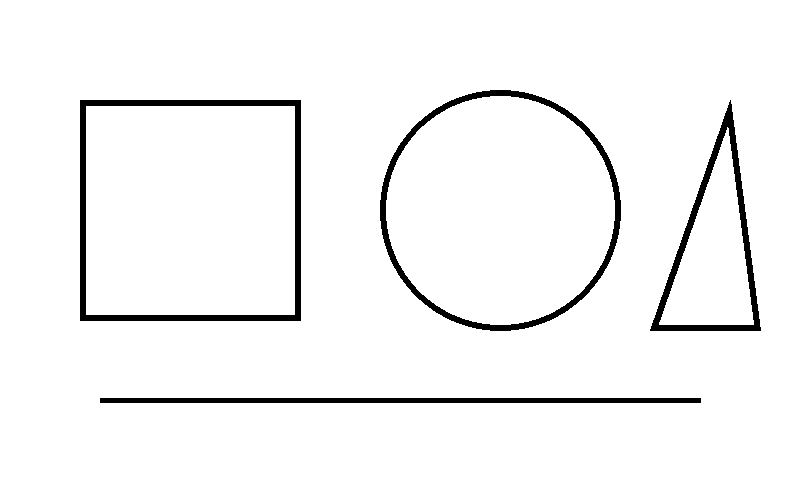
#> input picture content/06-feature-detection/assets/feature_points_shapes_1.png, 800 x 500 px
$ jupyter execute feature-detection.ipynb   (text cells are left out)
#> lines starting #> are read from the running program, lines starting #| are printed output that depends on the picture; after the words box and inside, x2 and y2 are one past the last pixel; in counts of white or black regions, pixels touching at a corner belong together; long printed decimals are rounded; pictures that were not available may be replaced by others from this repository, and a replacement may not be noted
[cell 1]
import cv2
import numpy as np
import matplotlib.pyplot as plt

[cell 2]
scene1 = np.zeros((500, 800, 3), dtype=np.uint8)

# Target object
cv2.rectangle(scene1, (100, 150), (250, 300), (255, 255, 255), -1)
#> scene1: shape (500, 800, 3); 5.7% white; 1 white region, box (x1, y1, x2, y2) and area: (100, 150, 251, 301) 22801

# Unique pattern inside target
cv2.circle(scene1, (175, 225), 35, (0, 0, 0), -1)
cv2.line(scene1, (125, 275), (225, 175), (0, 0, 0), 8)

# Other objects
cv2.circle(scene1, (450, 220), 70, (255, 255, 255), -1)

cv2.rectangle(
    scene1,
    (600, 100),
    (730, 250),
    (255, 255, 255),
    -1
)
#> scene1: shape (500, 800, 3); 13.3% white; 3 white regions, box (x1, y1, x2, y2) and area: (600, 100, 731, 251) 19781, (100, 150, 251, 301) 18240, (380, 150, 521, 291) 15373

plt.figure(figsize=(12, 6))
plt.imshow(cv2.cvtColor(scene1, cv2.COLOR_BGR2RGB))
plt.axis("off");

[cell 3]
template = scene1[150:300, 100:250] # image[y1:y2, x1:x2]
#> template: shape (150, 150, 3); 79.7% white; 1 black region, box (x1, y1, x2, y2) and area: (21, 21, 130, 130) 4561

[cell 4]
plt.imshow(cv2.cvtColor(template, cv2.COLOR_BGR2RGB))
plt.axis("off")
plt.show()

[cell 5]
scene2 = np.zeros((500, 800, 3), dtype=np.uint8)

# Same target object, moved to another location
cv2.rectangle(scene2, (350, 250), (500, 400), (255, 255, 255), -1)
#> scene2: shape (500, 800, 3); 5.7% white; 1 white region, box (x1, y1, x2, y2) and area: (350, 250, 501, 401) 22801

# Same internal pattern
cv2.circle(scene2, (425, 325), 35, (0, 0, 0), -1)
cv2.line(scene2, (375, 375), (475, 275), (0, 0, 0), 8)

# Distractor objects
cv2.circle(scene2, (150, 150), 60, (255, 255, 255), -1)

cv2.rectangle(
    scene2,
    (600, 100),
    (730, 220),
    (255, 255, 255),
    -1
)
#> scene2: shape (500, 800, 3); 11.3% white; 3 white regions, box (x1, y1, x2, y2) and area: (350, 250, 501, 401) 18240, (600, 100, 731, 221) 15851, (90, 90, 211, 211) 11289

plt.figure(figsize=(12, 6))
plt.imshow(cv2.cvtColor(scene2, cv2.COLOR_BGR2RGB))
plt.axis("off");

[cell 6]
result = cv2.matchTemplate(
    scene2,
    template,
    cv2.TM_CCOEFF_NORMED
)

[cell 7]
min_val, max_val, min_loc, max_loc = cv2.minMaxLoc(result)
#> min_val = -0.519; max_val = 1; min_loc = (307, 207); max_loc = (350, 250)

print("Minimum score:", min_val)
#| Minimum score: -0.5193
print("Maximum score:", max_val)
#| Maximum score: 1.0
print("Best location:", max_loc)
#| Best location: (350, 250)

[cell 8]
h, w = template.shape[:2]
#> h = 150; w = 150

print("Template width:", w)
#| Template width: 150
print("Template height:", h)
#| Template height: 150

[cell 9]
threshold = 0.8

if max_val >= threshold:
    print(f"Object found! Confidence: {max_val:.3f}")
#| Object found! Confidence: 1.000
else:
    print(f"Object not found. Confidence: {max_val:.3f}")

[cell 10]
output = scene2.copy()

if max_val >= threshold:

    top_left = max_loc
#> top_left = (350, 250)

    bottom_right = (
        top_left[0] + w,
        top_left[1] + h
    )
#> bottom_right = (500, 400)

    cv2.rectangle(
        output,
        top_left,
        bottom_right,
        (0, 255, 0),
        3
    )
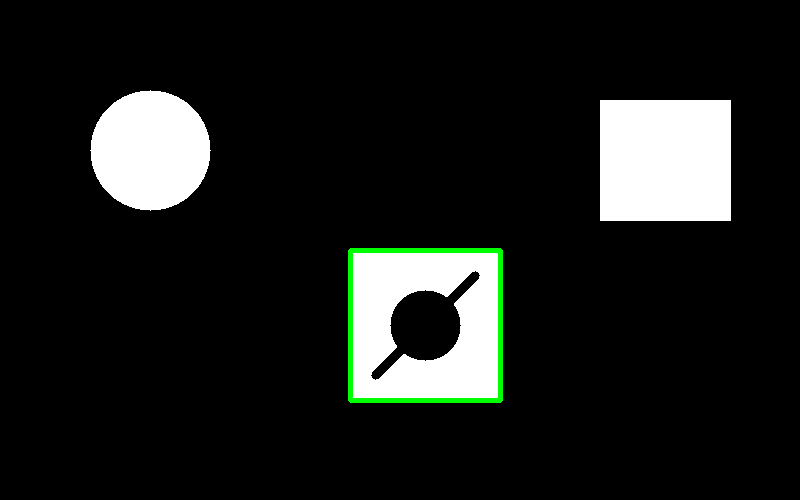
#> output: shape (500, 800, 3); mean of channels 0, 1, 2 27.8, 29.7, 27.8; drawn as B, G, R

[cell 11]
plt.figure(figsize=(12, 6))

plt.imshow(
    cv2.cvtColor(output, cv2.COLOR_BGR2RGB)
)

plt.title(f"Template Matching — Score: {max_val:.3f}")
plt.axis("off");

[cell 12]
import cv2
import matplotlib.pyplot as plt

img1 = cv2.imread("assets/feature_points_shapes_1.png")
#> img1 is the input picture: shape (500, 800, 3); 96% white; 4 black regions, box (x1, y1, x2, y2) and area: (80, 100, 301, 321) 5160, (380, 90, 621, 331) 4344, (650, 100, 761, 331) 3393, (100, 398, 701, 403) 3005
img2 = cv2.imread("assets/feature_points_shapes_2.png")
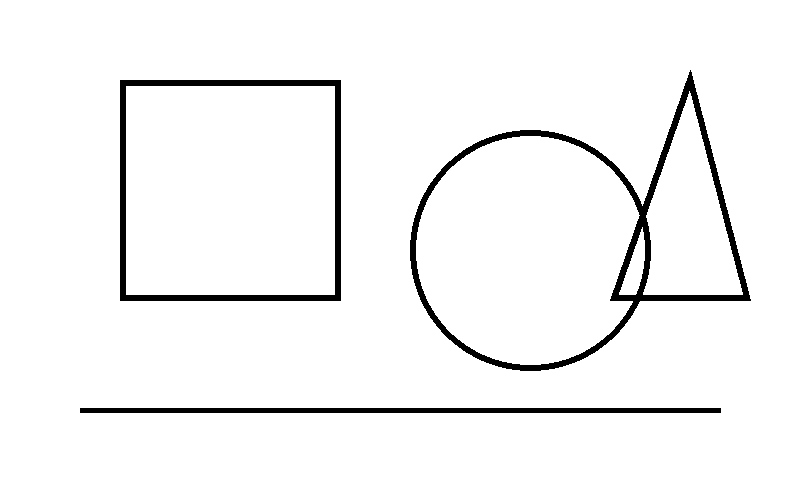
#> input picture content/06-feature-detection/assets/feature_points_shapes_2.png, 800 x 500 px
#> img2 is the input picture: shape (500, 800, 3); 95.9% white; 3 black regions, box (x1, y1, x2, y2) and area: (410, 70, 751, 371) 7872, (120, 80, 341, 301) 5160, (80, 408, 721, 413) 3205

gray1 = cv2.cvtColor(img1, cv2.COLOR_BGR2GRAY)
gray2 = cv2.cvtColor(img2, cv2.COLOR_BGR2GRAY)

plt.figure(figsize=(12, 5))

plt.subplot(1, 2, 1)
plt.imshow(gray1, cmap="gray")
plt.title("Image 1")
plt.axis("off")

plt.subplot(1, 2, 2)
plt.imshow(gray2, cmap="gray")
plt.title("Image 2")
plt.axis("off");

[cell 13]
import cv2
import matplotlib.pyplot as plt

img = cv2.imread("assets/image.png")
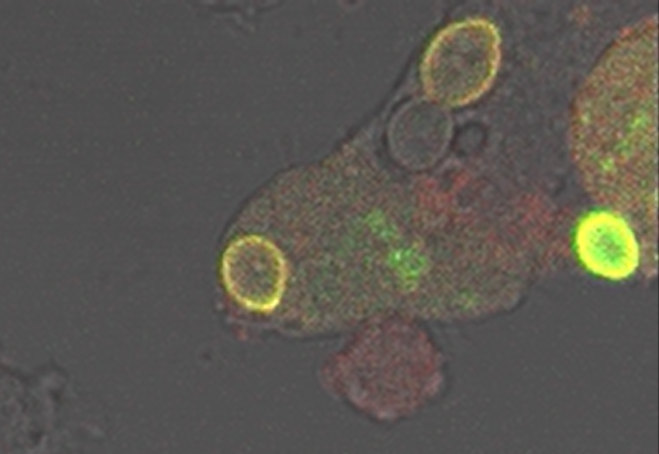
#> input picture content/object-tracking/assets/image.png, 1318 x 907 px, found by its file name (shown at 1/2 size)
#> img is the input picture: shape (907, 1318, 3); mean B, G, R 81.2, 87.9, 91.4

gray = cv2.cvtColor(img, cv2.COLOR_BGR2GRAY)

plt.imshow(gray, cmap="gray")
plt.axis("off");

[cell 14]
corners = cv2.cornerHarris(
    gray,
    blockSize=2,
    ksize=3,
    k=0.04
)

[cell 15]
threshold = 0.01 * corners.max()
#> threshold = 1.23e-07

img_result = img.copy()

img_result[corners > threshold] = [0, 0, 255]
#> img_result: shape (907, 1318, 3); 0.04% of pixels changed, all inside (x1, y1, x2, y2) = (446, 24, 1318, 616)

[cell 16]
plt.figure(figsize=(10, 6))

plt.imshow(cv2.cvtColor(img_result, cv2.COLOR_BGR2RGB))
plt.title("Harris Corner Detection")
plt.axis("off");

[cell 17]
import cv2
import matplotlib.pyplot as plt

img = cv2.imread("assets/image.png")

gray = cv2.cvtColor(img, cv2.COLOR_BGR2GRAY)

corners = cv2.cornerHarris(
    gray,
    blockSize=20,
    ksize=3,
    k=0.04
)

corners = cv2.dilate(corners, None)

result = img.copy()

result[corners > 0.01 * corners.max()] = [0, 0, 255]
#> result: shape (907, 1318, 3)

plt.figure(figsize=(12, 5))

plt.subplot(1, 2, 1)
plt.imshow(cv2.cvtColor(img, cv2.COLOR_BGR2RGB))
plt.title("Original")
plt.axis("off")

plt.subplot(1, 2, 2)
plt.imshow(cv2.cvtColor(result, cv2.COLOR_BGR2RGB))
plt.title("Harris Corners")
plt.axis("off");
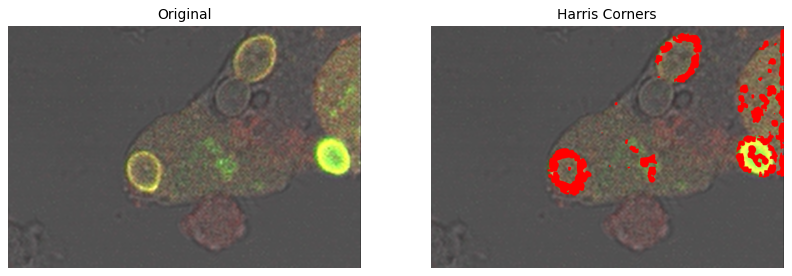
#> figure drawn by matplotlib, 2 panels

[cell 18]
corners.shape
#> Out = (907, 1318)

[cell 19]
img.shape
#> Out = (907, 1318, 3)

[cell 20]
corners = cv2.goodFeaturesToTrack(
    gray,
    maxCorners=50,
    qualityLevel=0.01,
    minDistance=10
)
#> corners = 50 rows, first 8: [1312, 517], [1312, 377], [1312, 399], [528, 614], [1311, 159], [1312, 211], [984, 55], [452, 506]

[cell 21]
import cv2
import matplotlib.pyplot as plt

img = cv2.imread("assets/feature_points_shapes_1.png")
gray = cv2.cvtColor(img, cv2.COLOR_BGR2GRAY)

corners = cv2.goodFeaturesToTrack(
    gray,
    maxCorners=50,
    qualityLevel=0.01,
    minDistance=50
)
#> corners = 25 rows, first 8: [650, 330], [700, 402], [100, 402], [760, 330], [300, 320], [80, 320], [294, 106], [86, 106]

corners = corners.astype(int)

result = img.copy()

for corner in corners:
    x, y = corner.ravel()

    cv2.circle(
        result,
        (x, y),
        5,
        (0, 0, 255),
        -1
    )
#> this loop made 25 passes
#> (x, y) on passes 1 to 12: (650, 330), (700, 402), (100, 402), (760, 330), (300, 320), (80, 320), (294, 106), (86, 106), (727, 128), (511, 330), (461, 324), (548, 106)
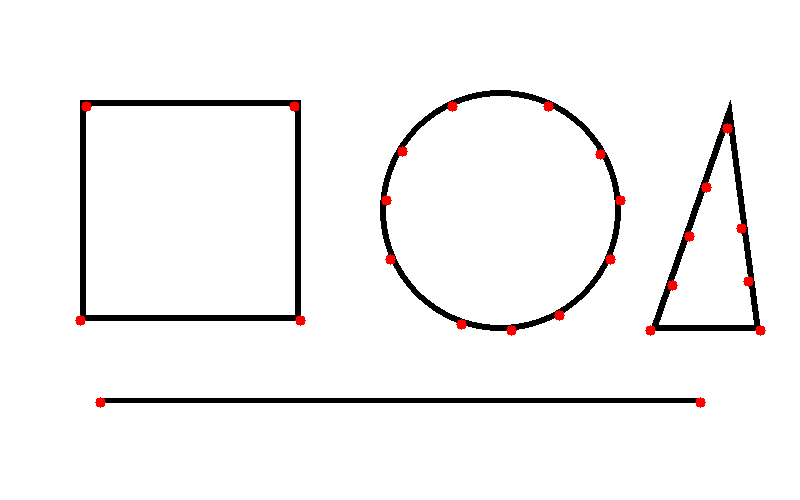
#> result: shape (500, 800, 3); 0.51% of pixels changed, all inside (x1, y1, x2, y2) = (75, 101, 766, 408)

plt.figure(figsize=(10, 6))
plt.imshow(cv2.cvtColor(result, cv2.COLOR_BGR2RGB))
plt.title("Shi-Tomasi Corner Detection")
plt.axis("off");

[cell 22]
import cv2
import matplotlib.pyplot as plt

img = cv2.imread("assets/feature_points_shapes_1.png")
gray = cv2.cvtColor(img, cv2.COLOR_BGR2GRAY)

sift = cv2.SIFT_create()

keypoints, descriptors = sift.detectAndCompute(
    gray,
    None
)
#> keypoints = 30 keypoints; strongest (x, y, size): (698, 400, 4.1), (103, 400, 4.2), (656, 326, 7.5), (730, 106, 3.2)

[cell 23]
keypoints, descriptors = sift.detectAndCompute(gray, None)

[cell 24]
result = cv2.drawKeypoints(
    img,
    keypoints,
    None,
    flags=cv2.DRAW_MATCHES_FLAGS_DRAW_RICH_KEYPOINTS
)

plt.figure(figsize=(12, 7))
plt.imshow(cv2.cvtColor(result, cv2.COLOR_BGR2RGB))
plt.title("SIFT Keypoints")
plt.axis("off");

[cell 25]
orb = cv2.ORB_create(nfeatures=50)

keypoints, descriptors = orb.detectAndCompute(
    gray,
    None
)
#> keypoints = 39 keypoints; strongest (x, y, size): (290, 107, 92.6), (291, 311, 77.1), (299, 104, 64.3), (292, 108, 64.3)

[cell 26]
result = cv2.drawKeypoints(
    img,
    keypoints,
    None,
    color=(0, 0, 255),
    flags=cv2.DRAW_MATCHES_FLAGS_DRAW_RICH_KEYPOINTS
)

plt.figure(figsize=(12, 7))
plt.imshow(cv2.cvtColor(result, cv2.COLOR_BGR2RGB))
plt.axis("off");

[cell 27]
import cv2
import matplotlib.pyplot as plt

img1 = cv2.imread("assets/feature_points_shapes_1.png")
img2 = cv2.imread("assets/feature_points_shapes_2.png")

gray1 = cv2.cvtColor(img1, cv2.COLOR_BGR2GRAY)
gray2 = cv2.cvtColor(img2, cv2.COLOR_BGR2GRAY)

orb = cv2.ORB_create(nfeatures=500)

kp1, des1 = orb.detectAndCompute(gray1, None)
#> kp1 = 380 keypoints; strongest (x, y, size): (291, 107, 77.1), (290, 107, 92.6), (87, 311, 77.1), (291, 311, 77.1)
kp2, des2 = orb.detectAndCompute(gray2, None)
#> kp2 = 392 keypoints; strongest (x, y, size): (615, 296, 77.1), (126, 292, 64.3), (331, 291, 77.1), (645, 292, 64.3)

print("Image 1:", len(kp1), "features")
#| Image 1: 380 features
print("Image 2:", len(kp2), "features")
#| Image 2: 392 features

[cell 28]
matcher = cv2.BFMatcher(
    cv2.NORM_HAMMING,
    crossCheck=True
)

[cell 29]
matches = matcher.match(des1, des2)
#> matches = 106 matches

[cell 30]
matches = sorted(matches, key=lambda x: x.distance)

[cell 31]
result = cv2.drawMatches(
    img1,
    kp1,
    img2,
    kp2,
    matches[:30],
    None,
    flags=cv2.DrawMatchesFlags_NOT_DRAW_SINGLE_POINTS
)
#> result: shape (500, 1600, 3)

plt.figure(figsize=(16, 8))
plt.imshow(cv2.cvtColor(result, cv2.COLOR_BGR2RGB))
plt.title("ORB Feature Matching")
plt.axis("off");

[cell 32]
bf = cv2.BFMatcher(cv2.NORM_HAMMING)

matches = bf.knnMatch(
    des1,
    des2,
    k=2
)
#> matches = 380 matches

[cell 33]
good_matches = []

for m, n in matches:
    if m.distance < 0.75 * n.distance:
        good_matches.append(m)
#> after the loop, good_matches = 140 matches

[cell 34]
m.distance < 0.75 * n.distance
#> Out = False

[cell 35]
result = cv2.drawMatches(
    img1,
    kp1,
    img2,
    kp2,
    good_matches,
    None,
    flags=cv2.DrawMatchesFlags_NOT_DRAW_SINGLE_POINTS
)

plt.figure(figsize=(16, 8))
plt.imshow(cv2.cvtColor(result, cv2.COLOR_BGR2RGB))
plt.title("Good Feature Matches")
plt.axis("off");

[cell 36]
import numpy as np

src_pts = np.float32([
    kp1[m.queryIdx].pt
    for m in good_matches
]).reshape(-1, 1, 2)
#> src_pts = 140 rows, first 8: [468, 93.6], [532.8, 326.4], [535.2, 319.2], [80.4, 319.2], [384, 242.4], [80.4, 100.8], [391.2, 175.2], [580.8, 128.4]

dst_pts = np.float32([
    kp2[m.trainIdx].pt
    for m in good_matches
]).reshape(-1, 1, 2)
#> dst_pts = 140 rows, first 8: [414, 282], [414, 282], [421.2, 285.6], [121, 80.64], [414, 282], [339.6, 80.4], [421.2, 214.8], [612, 169.9]

[cell 37]
H, mask = cv2.findHomography(
    src_pts,
    dst_pts,
    cv2.RANSAC,
    5.0
)
#> H = [[-0.875, -3.31, 862.9], [-0.0131, -0.63, 62.89], [-0.00092, -0.00484, 1]]; mask = 140 values, max 1 at index 11, min 0 at index 0, mean 0.164

[cell 38]
inlier_matches = [
    m for m, keep in zip(good_matches, mask.ravel())
    if keep
]
#> inlier_matches = 23 matches

[cell 39]
result = cv2.drawMatches(
    img1,
    kp1,
    img2,
    kp2,
    inlier_matches,
    None,
    flags=cv2.DrawMatchesFlags_NOT_DRAW_SINGLE_POINTS
)
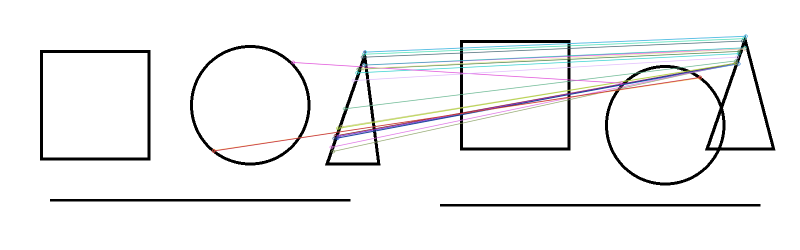
#> result: shape (500, 1600, 3) (shown at 1/2 size); mean B, G, R 242.4, 242.2, 241.9

plt.figure(figsize=(16, 8))
plt.imshow(cv2.cvtColor(result, cv2.COLOR_BGR2RGB))
plt.title("RANSAC Inlier Matches")
plt.axis("off");

[cell 40]
h, w = img1.shape[:2]
#> h = 500; w = 800

object_corners = np.float32([
    [0, 0],
    [w, 0],
    [w, h],
    [0, h]
]).reshape(-1, 1, 2)
#> object_corners = [[0, 0], [800, 0], [800, 500], [0, 500]]

[cell 41]
H, mask = cv2.findHomography(
    src_pts,
    dst_pts,
    cv2.RANSAC,
    5.0
)

[cell 42]
projected_corners = cv2.perspectiveTransform(
    object_corners,
    H
)
#> projected_corners = [[862.9, 62.89], [615.3, 198.3], [693.7, 122], [559.8, 177.9]]

[cell 43]
result = img2.copy()

cv2.polylines(
    result,
    [np.int32(projected_corners)],
    True,
    (0, 0, 255),
    4
)
#> result: shape (500, 800, 3)

[cell 44]
import cv2
import numpy as np
import matplotlib.pyplot as plt

img1 = cv2.imread("assets/feature_points_shapes_1.png")
img2 = cv2.imread("assets/feature_points_shapes_2.png")

gray1 = cv2.cvtColor(img1, cv2.COLOR_BGR2GRAY)
gray2 = cv2.cvtColor(img2, cv2.COLOR_BGR2GRAY)

# 1. ORB
orb = cv2.ORB_create(nfeatures=500)

kp1, des1 = orb.detectAndCompute(gray1, None)
kp2, des2 = orb.detectAndCompute(gray2, None)

# 2. KNN Matching
bf = cv2.BFMatcher(cv2.NORM_HAMMING)

matches = bf.knnMatch(des1, des2, k=2)

# 3. Lowe Ratio Test
good_matches = []

for m, n in matches:
    if m.distance < 0.75 * n.distance:
        good_matches.append(m)

print("Good matches:", len(good_matches))
#| Good matches: 140

# 4. Match coordinates
src_pts = np.float32([
    kp1[m.queryIdx].pt
    for m in good_matches
]).reshape(-1, 1, 2)

dst_pts = np.float32([
    kp2[m.trainIdx].pt
    for m in good_matches
]).reshape(-1, 1, 2)

# 5. Homography + RANSAC
H, mask = cv2.findHomography(
    src_pts,
    dst_pts,
    cv2.RANSAC,
    5.0
)

# 6. Image 1 object = entire image
h, w = img1.shape[:2]

object_corners = np.float32([
    [0, 0],
    [w, 0],
    [w, h],
    [0, h]
]).reshape(-1, 1, 2)

# 7. Project object into Image 2
projected_corners = cv2.perspectiveTransform(
    object_corners,
    H
)

# 8. Draw location
result = img2.copy()

cv2.polylines(
    result,
    [np.int32(projected_corners)],
    True,
    (0, 0, 255),
    4
)

# 9. Display
plt.figure(figsize=(12, 6))

plt.imshow(cv2.cvtColor(result, cv2.COLOR_BGR2RGB))
plt.title("Detected Object Location")
plt.axis("off");

[cell 45]
import cv2
import matplotlib.pyplot as plt

scene = cv2.imread("assets/feature_points_shapes_2.png")

template = cv2.imread("assets/feature_points_shapes_1.png")

print(scene.shape)
#| (500, 800, 3)
print(template.shape)
#| (500, 800, 3)

[cell 46]
template = cv2.imread(
    "assets/feature_points_shapes_1.png"
)[100:320, 80:300]
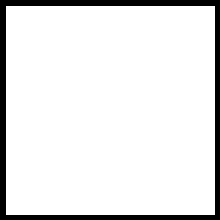
#> template: shape (220, 220, 3); 90.2% white; 1 black region, box (x1, y1, x2, y2) and area: (0, 0, 220, 220) 4719

[cell 47]
gray_scene = cv2.cvtColor(scene, cv2.COLOR_BGR2GRAY)
gray_template = cv2.cvtColor(template, cv2.COLOR_BGR2GRAY)

result = cv2.matchTemplate(
    gray_scene,
    gray_template,
    cv2.TM_CCOEFF_NORMED
)
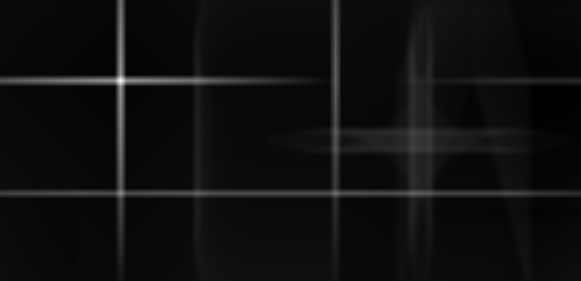
#> result: shape (281, 581) float32; min -0.0767, max 1, mean -0.0121; drawn with min black and max white

[cell 48]
min_val, max_val, min_loc, max_loc = cv2.minMaxLoc(result)
#> min_val = -0.0767; min_loc = (536, 86); max_loc = (120, 80)

print("Best score:", max_val)
#| Best score: 1.0
print("Best location:", max_loc)
#| Best location: (120, 80)

[cell 49]
h, w = template.shape[:2]

top_left = max_loc
#> top_left = (120, 80)

bottom_right = (
    top_left[0] + w,
    top_left[1] + h
)
#> bottom_right = (340, 300)

cv2.rectangle(
    scene,
    top_left,
    bottom_right,
    (0, 0, 255),
    3
)
#> scene: shape (500, 800, 3); 1.1% of pixels changed, all inside (x1, y1, x2, y2) = (118, 78, 343, 303)

[cell 50]
plt.figure(figsize=(12, 6))

plt.imshow(cv2.cvtColor(scene, cv2.COLOR_BGR2RGB))
plt.title(f"Template Match: {max_val:.2f}")
plt.axis("off");

[cell 51]
cap = cv2.VideoCapture("assets/people-walking.mp4")

while True:
    ret, frame = cap.read()
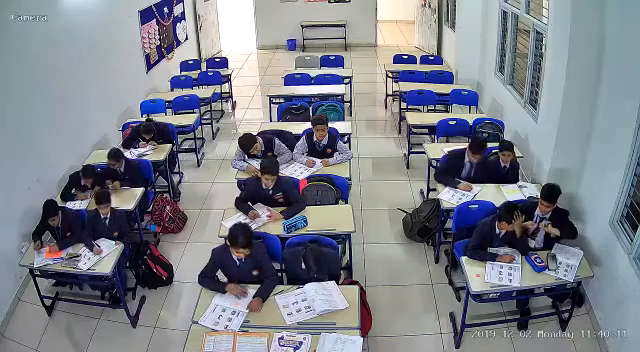
#> input picture frame 21 of content/11-classroom-monitoring/in_lesson/class_videos/class_video.mp4, 640 x 352 px, given in place of people-walking.mp4, which was not available
#> frame is the input picture: shape (352, 640, 3); mean B, G, R 138.2, 129.4, 125.4

    if not ret:
        break

    # ORB feature detection
    gray = cv2.cvtColor(frame, cv2.COLOR_BGR2GRAY)
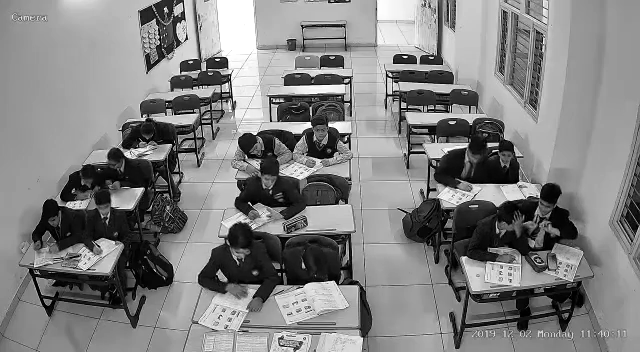
#> gray: shape (352, 640); min 0, max 255, mean 129.2

    keypoints, descriptors = orb.detectAndCompute(
        gray,
        None
    )
#> keypoints = 500 keypoints; strongest (x, y, size): (348, 104, 31), (329, 124, 31), (308, 122, 31), (347, 144, 31)

    frame = cv2.drawKeypoints(
        frame,
        keypoints,
        None,
        flags=cv2.DRAW_MATCHES_FLAGS_DRAW_RICH_KEYPOINTS
    )

    cv2.imshow("Feature Detection", frame)

    if cv2.waitKey(1) & 0xFF == ord("q"):
#> (key q is pressed here)
        break

cap.release()
cv2.destroyAllWindows()
